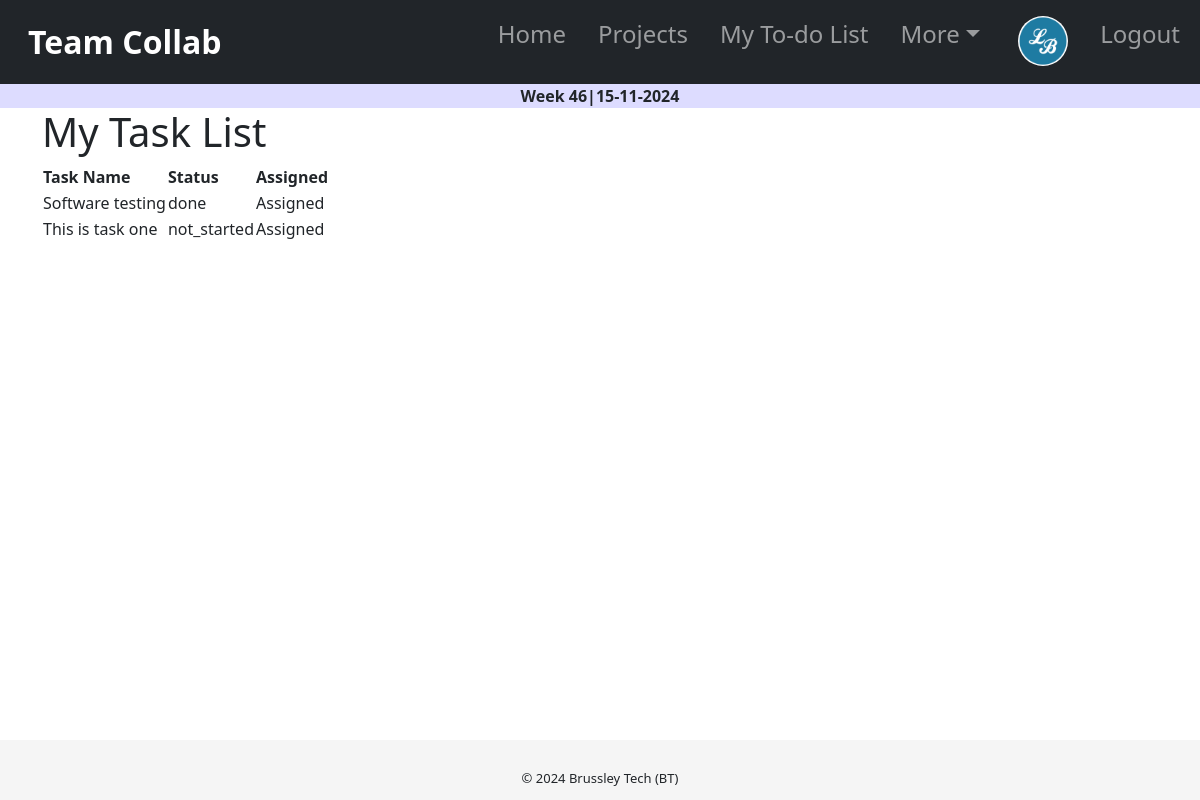
Before: /tasks/list/ (signed in) with the older database file.
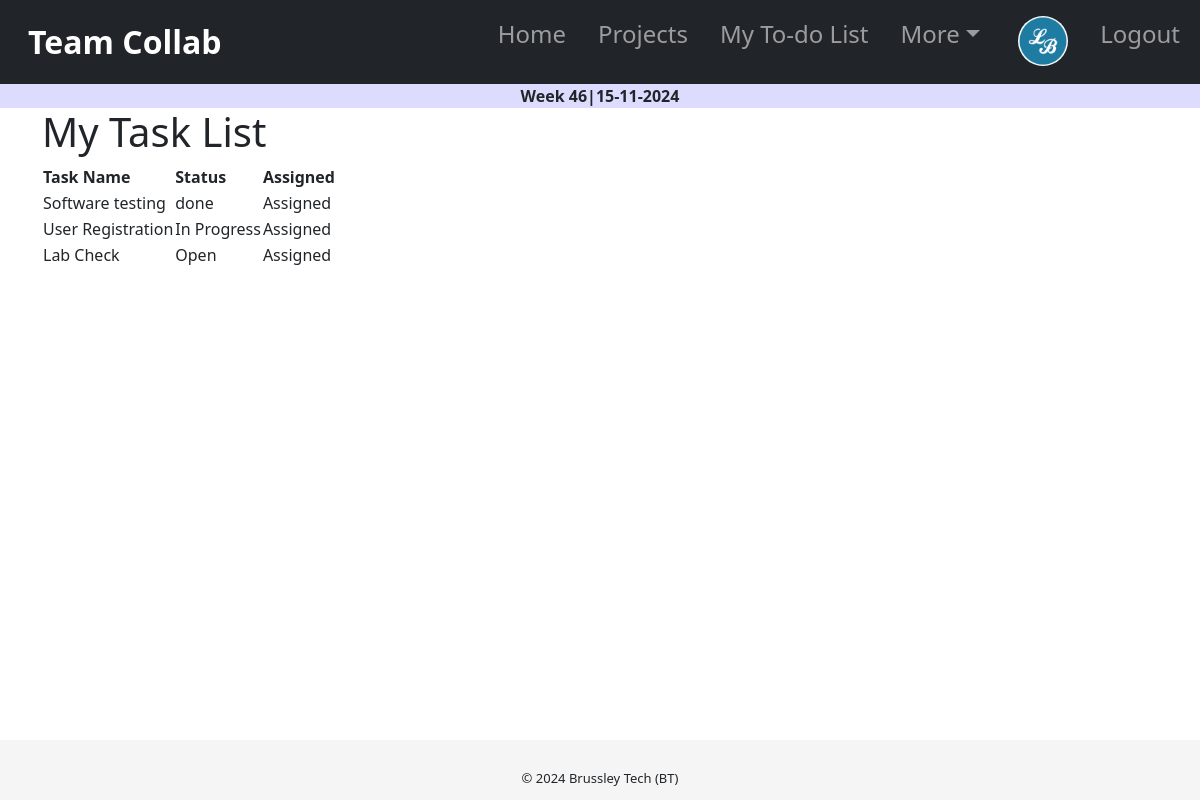
After: the same page with the newer database file.
### tasks/models.py (models this page shows, shortened)
class Task(models.Model):
    task_name = models.CharField(max_length=255, null=False)
    description = RichTextField(max_length=3000,null=True, blank=True)
    start_date = models.DateField( blank=True, null = True)
    due_date = models.DateField( blank=True, null = True)
    status = models.CharField(max_length=20, choices=TaskStatus.choices, default=TaskStatus.OPEN)
    project = models.ForeignKey(Project, on_delete=models.CASCADE, null=True, blank=True)
    assigned_to = models.ForeignKey(User, on_delete=models.CASCADE, null=True, blank=True, default=None)
    progress = models.IntegerField(default=0)

### tasks/views.py (the view)
# urls.py: path('tasks/list/', views.user_task_list, name='user_task_list'),
@login_required
def user_task_list(request):
    tasks = Task.objects.filter(assigned_to=request.user)
    context = {
        'tasks': tasks,
    }
    return render(request, 'tasks/user_task_list.html', context)

### tasks/templates/tasks/user_task_list.html (shortened to what this page needs)
{% extends 'tasks/base.html' %}
{% block content %}
<div class="container">
  <h1>My Task List</h1>
  <table>
    <thead>
      <tr>
        <th>Task Name</th>
        <th>Status</th>
        <th>Assigned</th>
      </tr>
    </thead>
    <tbody>
      {% for task in tasks %}
        <tr>
          <td>{{ task.task_name }}</td>
          <td>{{ task.get_status_display }}</td>
          <td>
            {% if task.assigned_to == request.user %}
              Assigned
            {% else %}
              Not assigned
            {% endif %}
          </td>
        </tr>
      {% endfor %}
    </tbody>
  </table>
</div>
{% endblock %}

Changed rows visible on the page:
removed Task: task_name "This is task one", status "not_started", shows "Assigned"
added Task: task_name "User Registration", status "In Progress", shows "Assigned"
added Task: task_name "Lab Check", status "Open", shows "Assigned"
